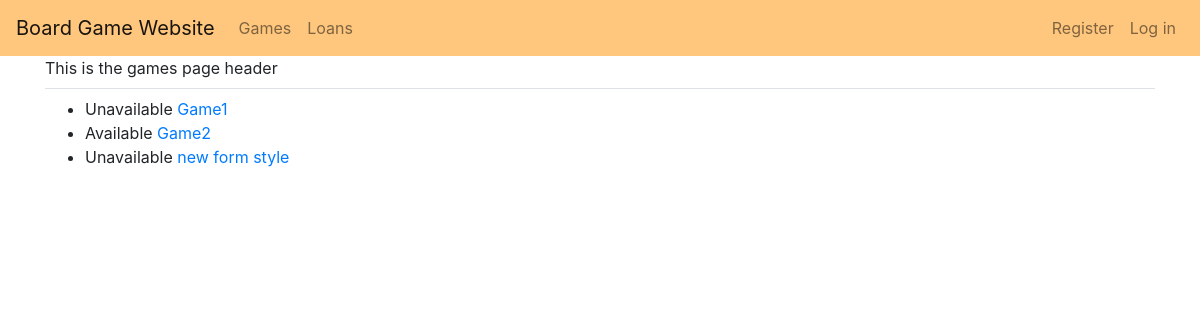
The page /games/ on the database as committed earlier.
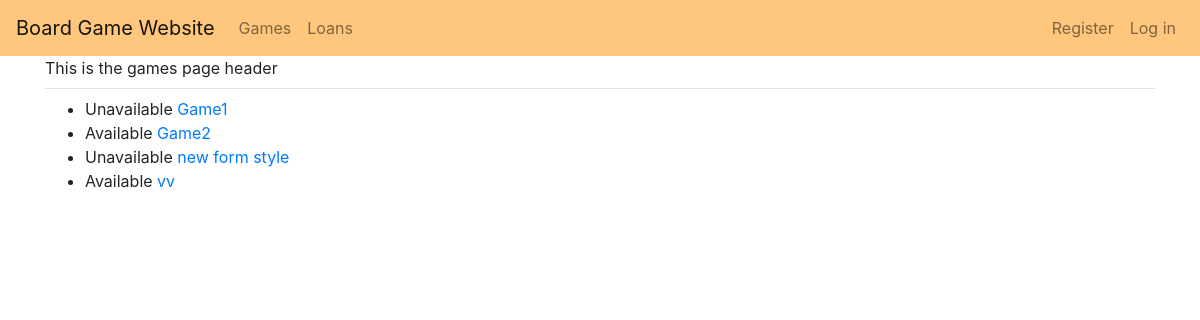
The same page on the database as committed later.
### board_games/models.py (models this page shows)
class BoardGame(models.Model):
    game = models.CharField(max_length=100)
    genre = models.CharField(max_length=200)
    year_published = models.IntegerField()
    owner = models.ForeignKey(User, on_delete=models.CASCADE)
    loaned = models.BooleanField(default=False)
    def __str__(self):
        return self.game

### board_games/views.py (the view)
# urls.py: path("games/", views.games, name="games"),
def games(request):
    games = BoardGame.objects.order_by("game")
    context = {"games": games}
    return render(request, "board_games/games.html", context)

### board_games/templates/board_games/games.html
{% extends 'board_games/base.html' %}
{% block page_header %}
This is the games page header
{% endblock page_header %}
{% block content %}
<ul>
    {% for game in games %}
    <li>
        {% if not game.loaned %}
        Available
        {% elif game.loaned %}
        Unavailable
        {% endif %}
        <a href={% url 'board_games:game_info' game.id %}>{{game}}</a>
    </li>
    {% empty %}
    <li>No games :(</li>
    {% endfor %}
</ul>
{% endblock content %}

Rows that differ between the two databases and show on the page:
added BoardGame: loaned "Available", game "vv"
